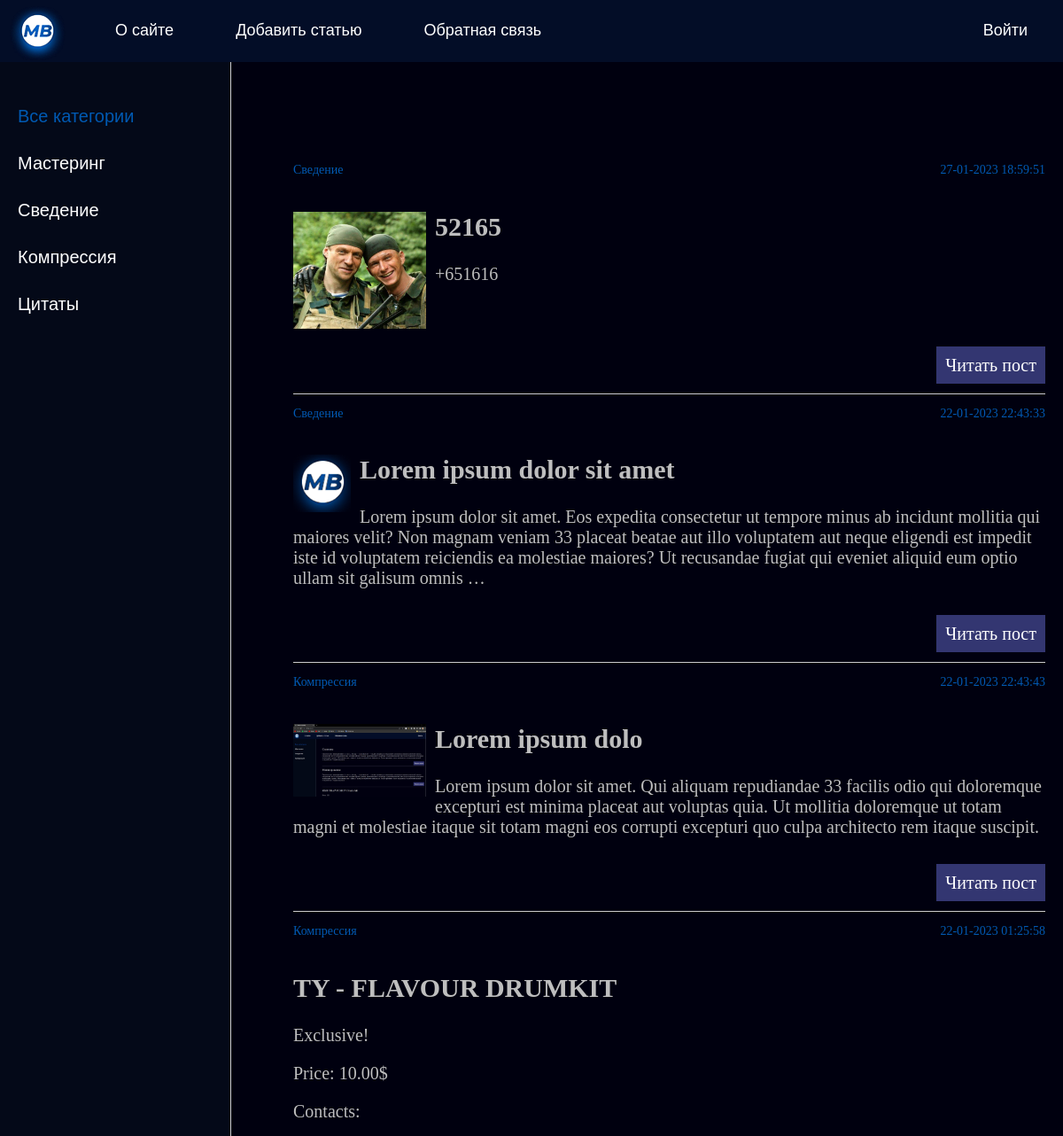
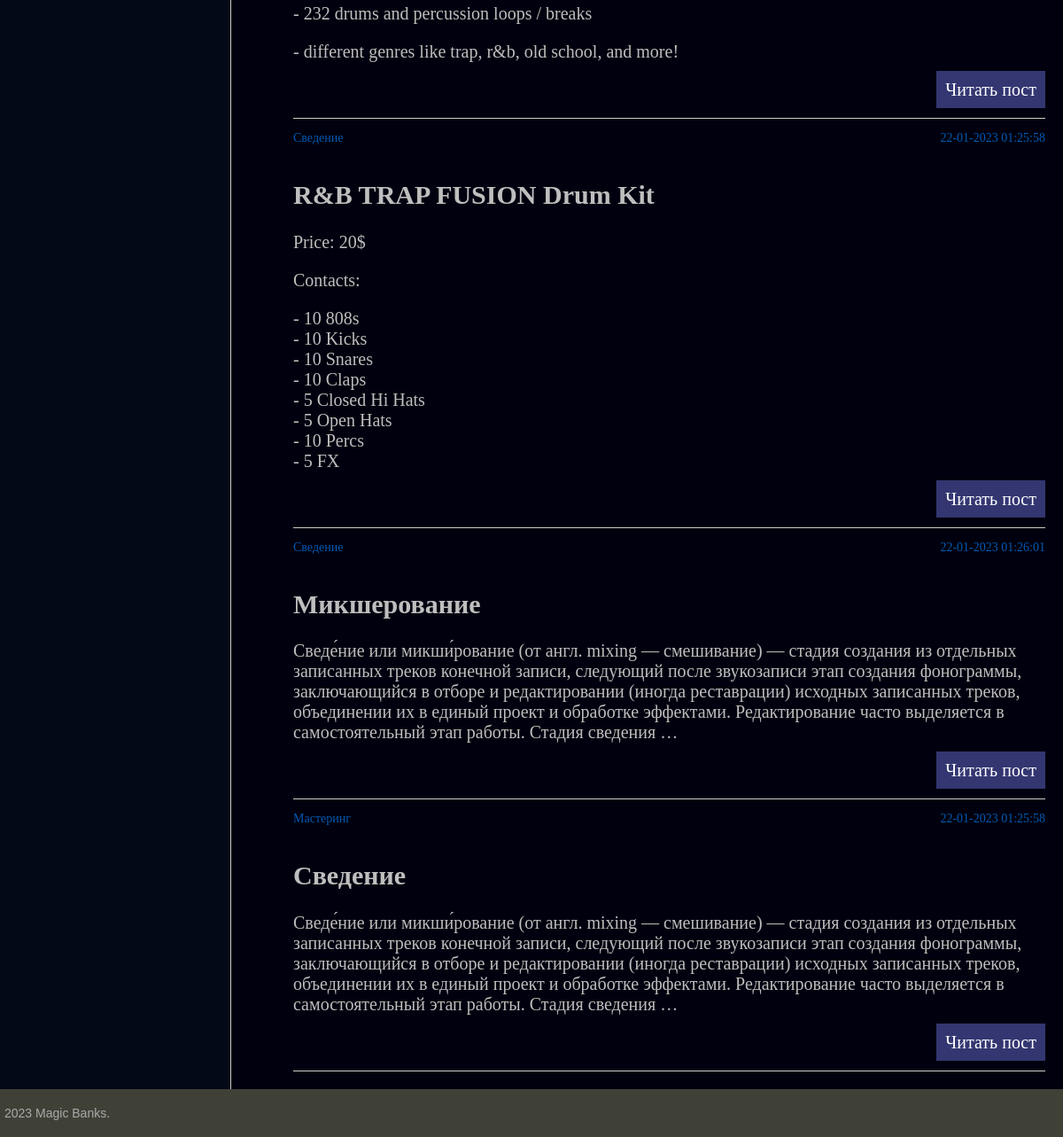
The page / on the database its author committed (2 pictures, top to bottom).
### notes/models.py (models this page shows, shortened)
class Category(models.Model):
    name = models.CharField(max_length=100, db_index=True, verbose_name='Категория') #создаём подкатегорию таблицы вумен, и привязываем её через ForeignKey в Notes
    def __str__(self):
        return self.name
    def get_absolute_url(self):
        return reverse('category', kwargs={'cat_id': self.pk})
    class Meta:
        verbose_name = 'Категории'
        verbose_name_plural = 'Категории'
        ordering = ['id']

class Notes(models.Model):
    title = models.CharField(max_length=255, verbose_name='Заголовок')
    content = models.TextField(blank=True, verbose_name='Текст статьи')
    photo = models.ImageField(upload_to="photos/%Y/%m/%d/", verbose_name='Фото')
    time_create = models.DateTimeField(auto_now_add=True, verbose_name='Время создания')
    time_update = models.DateTimeField(auto_now=True, verbose_name='Время изменения')
    is_published = models.BooleanField(default=True, verbose_name='Публикация')
    cat = models.ForeignKey('Category', on_delete=models.PROTECT, null=True, verbose_name='Категории')
    """ 1)models.PROTECT в случае удаления,
    записи Notes этой категории сохранятся.
    2)nul = True в случае если у нас есть какие-то записи в БД
    но они не привязаны к cat_id, будут заполняться
    нулями"""
    def get_absolute_url(self):
        return reverse('post', kwargs={'post_id': self.pk})
    class Meta:
        verbose_name = 'Записи'
        verbose_name_plural = 'Записи'
        ordering = ['-time_create', 'title']

### notes/views.py (the view)
# urls.py: path('', index, name='home'),
def index(request):
    posts = Notes.objects.all()
    cats = Category.objects.all()
    context = {
        'posts': posts,
        'cats': cats,
        'menu': menu,
        'title': 'Главная страница',
        'cat_selected': 0,
    }
    return render(request, 'notes/index.html', context=context)

### notes/templates/notes/index.html (shortened to what this page needs)
{% extends 'notes/base.html' %}
{% block content %}
<ul class="list-articles">
	{% for p in posts %}
	<div class="cat_date">
		<p class="first">{{p.cat}}</p>
		<p class="last">{{p.time_update|date:"d-m-Y H:i:s"}}</p>
	</div>
	<li>
{% if p.photo %}
		<p><img class="img-article-left thumb" src="{{p.photo.url}}"></p>
{% endif %}
		<h2>{{p.title}}</h2>
	{% autoescape on %}
	{{p.content|linebreaks|truncatewords:50}}
	{% endautoescape %}
			<p class="link-read-post"><a href="{{ p.get_absolute_url }}">Читать пост</a></p>
			</li>
	{% endfor %}
</ul>
{% endblock %}

### notes/templates/notes/base.html (shortened to what this page needs)
{% load static %}
<!DOCTYPE html>
<html>
<head>
	<link type="text/css" href="{% static 'notes/css/styles.css' %}" rel="stylesheet" />
</head>
<body>
<table class="table-page" border=0 cellpadding="0" cellspacing="0">
<tr><td valign=top>
{% block mainmenu %}
		<div class="header">
			<ul id="mainmenu" class="mainmenu">
			<li class="logo"><a href="{% url 'home' %}"><div class="logo"></div></a></li>
{% for m in menu %}
	{% if not forloop.last %}
			<li><a href="{% url m.url_name %}">{{m.title}}</a></li>
	{% else %}
			<li class="last"><a href="{% url m.url_name %}">{{m.title}}</a></li>
	{% endif %}
{% endfor %}
			</ul>
		</div>
{% endblock mainmenu %}
<table class="table-content" border=0 cellpadding="0" cellspacing="0">
<tr>
<td valign="top" class="left-chapters">
	<ul id="leftchapters">
{% if cat_selected == 0 %}
		<li class="selected">Все категории</li>
{% else %}
		<li><a href="{% url 'home' %}">Все категории</a></li>
{% endif %}
{% for c in cats %}
		{% if c.pk == cat_selected %}
	<li class="selected">{{ c.name }}</li>
	{% else %}
	<li><a href="{{ c.get_absolute_url }}">{{c.name}}</a></li>
	{% endif %}
{% endfor %}
	</ul>
</td>
<td valign="top" class="content">
	<div class="content-text">
{% block content %}
{% endblock %}
	</div>
</td></tr></table>
</td></tr>
<tr><td valign=top>
	<div id="footer">
		<p>2023 Magic Banks.</p>
	</div>
</td></tr></table>
</body>
</html>

### notes/static/notes/css/styles.css (style rules this page uses)
html, body { font-family: 'Arial'; margin: 0; padding: 0; height: 100%; width: 100%; color: #444; }
a { color: #0059b2; text-decoration: none; }
img { max-width: 600px; height: auto; }
img.img-article-left { max-width: 300px; height: auto; float: left; padding: 0 10px 10px 0; }
img.img-article-left.thumb { max-width: 150px; height: auto; }
p.link-read-post { text-align: right; }
p.link-read-post a { padding: 10px; min-width: 100px; background: #333671; color: #fff; text-decoration: none; }
ul.list-articles { list-style: none; margin: 0; padding: 0; }
ul.list-articles li { border-bottom: 1px solid #ccc; }
.table-page { width: 100%; height: 100%; vertical-align: top; }
.table-page tr { height: 100%; }
.header { background: #030d27; height: 70px; }
.logo { background: url('../images/logoset.png') no-repeat 10px 5px; width: 100px; height: 100px; }
ul.mainmenu { list-style: none; margin: 0; padding: 0; height: 70px; color: #fdc073; font-size: 18px; overflow: hidden; }
ul.mainmenu li { float: left; margin: 24px 40px 0 30px; }
ul.mainmenu li.logo { margin: 0; }
ul.mainmenu li.last { float: right; }
ul.mainmenu li a { color: #ffffff; text-decoration: none; }
.table-content { width: 100%; min-height: 100%; height: 100%; }
.left-chapters { margin: 0; background: #040918; border-right: 1px solid #ccc; min-height: 100%; }
.left-chapters ul { width: 230px; min-height: 100%; margin: 0; padding: 20px 10px 10px 20px; list-style: none; font-size: 20px; }
.left-chapters ul li { margin: 30px 0 0 0; color: #999; }
.left-chapters ul li.selected { color: #0059b2; }
.left-chapters ul li a { color: #fff; text-decoration: none; }
.content { padding: 40px 20px 20px 40px; width: 100%; box-sizing: border-box; background-color: #00000f; }
.content-text { margin: 60px 0 0 30px; color: #bebebe; font-size: 20px; font-family: Yandex Sans Display Light; }
#footer { box-sizing: border-box; background: #3F4137; padding: 5px; color: #aaa; font-size: 14px; font-family: Verdana, Geneva, Arial, Helvetica; text-align: left; overflow: hidden; }
.cat_date { display: flex; justify-content: space-between; font-size:14px; color: #0259b2; }

### rows shown on the page
Category: name "Мастеринг"
Category: name "Сведение"
Category: name "Компрессия"
Category: name "Цитаты"
Notes: cat "Сведение", time_update "27-01-2023 18:59:51", photo (picture), title "52165", content "+651616"
Notes: cat "Сведение", time_update "22-01-2023 22:43:33", photo (picture), title "Lorem ipsum dolor sit amet", content "Lorem ipsum dolor sit amet. Eos expedita consectetur ut tempore minus ab incidunt mollitia qui maiores velit? Non magnam veniam 33 placeat beatae aut illo voluptatem aut neque eligendi est impedit iste id voluptatem reiciendis ea molestiae maiores? Ut recusandae fugiat qui eveniet aliquid eum optio ullam sit galisum omnis …"
Notes: cat "Компрессия", time_update "22-01-2023 22:43:43", photo (picture), title "Lorem ipsum dolo", content "Lorem ipsum dolor sit amet. Qui aliquam repudiandae 33 facilis odio qui doloremque excepturi est minima placeat aut voluptas quia. Ut mollitia doloremque ut totam magni et molestiae itaque sit totam magni eos corrupti excepturi quo culpa architecto rem itaque suscipit."
Notes: cat "Компрессия", time_update "22-01-2023 01:25:58", title "TY - FLAVOUR DRUMKIT", content "Exclusive! Price: 10.00$ Contacts: - 232 drums and percussion loops / breaks - different genres like trap, r&b, old school, and more!"
Notes: cat "Сведение", time_update "22-01-2023 01:25:58", title "R&B TRAP FUSION Drum Kit", content "Price: 20$ Contacts: - 10 808s - 10 Kicks - 10 Snares - 10 Claps - 5 Closed Hi Hats - 5 Open Hats - 10 Percs - 5 FX"
Notes: cat "Сведение", time_update "22-01-2023 01:26:01", title "Микшерование", content "Сведе́ние или микши́рование (от англ. mixing — смешивание) — стадия создания из отдельных записанных треков конечной записи, следующий после звукозаписи этап создания фонограммы, заключающийся в отборе и редактировании (иногда реставрации) исходных записанных треков, объединении их в единый проект и обработке эффектами. Редактирование часто выделяется в самостоятельный этап работы. Стадия сведения …"
Notes: cat "Мастеринг", time_update "22-01-2023 01:25:58", title "Сведение", content "Сведе́ние или микши́рование (от англ. mixing — смешивание) — стадия создания из отдельных записанных треков конечной записи, следующий после звукозаписи этап создания фонограммы, заключающийся в отборе и редактировании (иногда реставрации) исходных записанных треков, объединении их в единый проект и обработке эффектами. Редактирование часто выделяется в самостоятельный этап работы. Стадия сведения …"

### other values the page prints
{{ m.title }} "О сайте" "Добавить статью" "Обратная связь"
{{ m.title }} "Войти"
